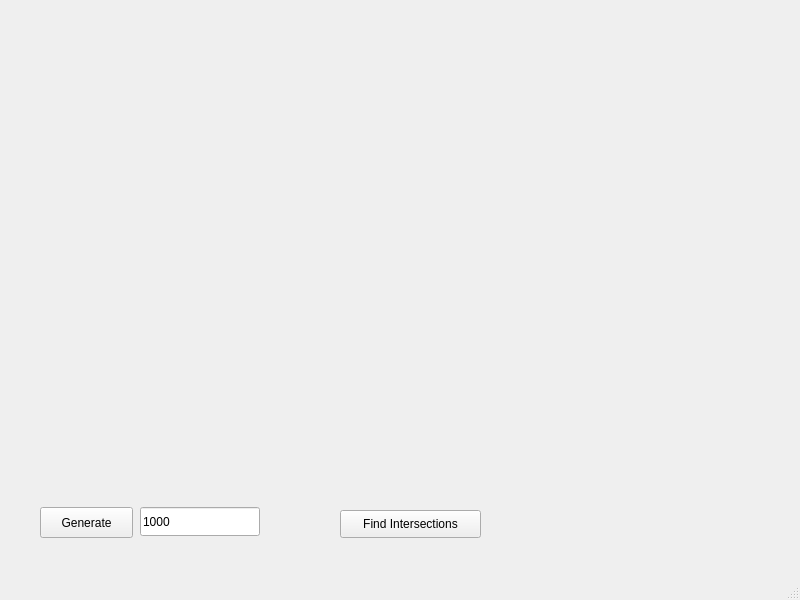
<?xml version="1.0" encoding="UTF-8"?>
<ui version="4.0">
 <class>MainWindow</class>
 <widget class="QMainWindow" name="MainWindow">
  <property name="geometry">
   <rect>
    <x>0</x>
    <y>0</y>
    <width>800</width>
    <height>600</height>
   </rect>
  </property>
  <property name="windowTitle">
   <string>MainWindow</string>
  </property>
  <widget class="QWidget" name="centralwidget">
   <widget class="QPushButton" name="pushButton">
    <property name="geometry">
     <rect>
      <x>40</x>
      <y>507</y>
      <width>93</width>
      <height>31</height>
     </rect>
    </property>
    <property name="text">
     <string>Generate</string>
    </property>
   </widget>
   <widget class="QPushButton" name="pushButton_2">
    <property name="geometry">
     <rect>
      <x>340</x>
      <y>510</y>
      <width>141</width>
      <height>28</height>
     </rect>
    </property>
    <property name="text">
     <string>Find Intersections</string>
    </property>
   </widget>
   <widget class="QLineEdit" name="segmentsCount">
    <property name="geometry">
     <rect>
      <x>140</x>
      <y>507</y>
      <width>120</width>
      <height>29</height>
     </rect>
    </property>
    <property name="text">
     <string>1000</string>
    </property>
   </widget>
  </widget>
  <widget class="QMenuBar" name="menubar">
   <property name="geometry">
    <rect>
     <x>0</x>
     <y>0</y>
     <width>800</width>
     <height>26</height>
    </rect>
   </property>
  </widget>
  <widget class="QStatusBar" name="statusbar"/>
 </widget>
 <resources/>
 <connections/>
</ui>
